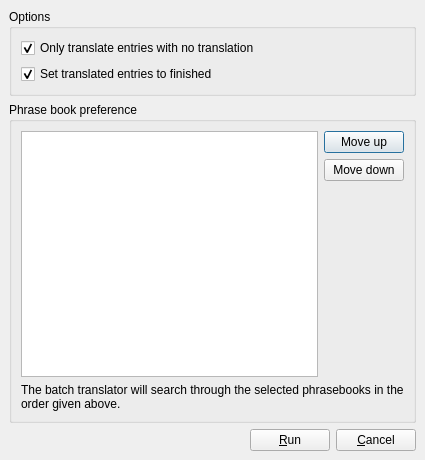
<?xml version="1.0" encoding="UTF-8"?>
<ui version="4.0">
 <comment>
* Copyright (C) 2016 The Qt Company Ltd.
* SPDX-License-Identifier: LicenseRef-Qt-Commercial OR GPL-3.0-only
</comment>
 <class>databaseTranslationDialog</class>
 <widget class="QDialog" name="databaseTranslationDialog">
  <property name="geometry">
   <rect>
    <x>0</x>
    <y>0</y>
    <width>425</width>
    <height>460</height>
   </rect>
  </property>
  <property name="windowTitle">
   <string>Qt Linguist - Batch Translation</string>
  </property>
  <layout class="QVBoxLayout">
   <property name="spacing">
    <number>6</number>
   </property>
   <property name="margin" stdset="0">
    <number>9</number>
   </property>
   <item>
    <widget class="QGroupBox" name="groupBox">
     <property name="sizePolicy">
      <sizepolicy hsizetype="Preferred" vsizetype="Maximum">
       <horstretch>0</horstretch>
       <verstretch>0</verstretch>
      </sizepolicy>
     </property>
     <property name="title">
      <string>Options</string>
     </property>
     <layout class="QVBoxLayout">
      <property name="spacing">
       <number>6</number>
      </property>
      <property name="margin" stdset="0">
       <number>9</number>
      </property>
      <item>
       <widget class="QCheckBox" name="ckOnlyUntranslated">
        <property name="text">
         <string>Only translate entries with no translation</string>
        </property>
        <property name="checked">
         <bool>true</bool>
        </property>
       </widget>
      </item>
      <item>
       <widget class="QCheckBox" name="ckMarkFinished">
        <property name="text">
         <string>Set translated entries to finished</string>
        </property>
        <property name="checked">
         <bool>true</bool>
        </property>
       </widget>
      </item>
     </layout>
    </widget>
   </item>
   <item>
    <widget class="QGroupBox" name="groupBox_2">
     <property name="sizePolicy">
      <sizepolicy hsizetype="Preferred" vsizetype="Minimum">
       <horstretch>0</horstretch>
       <verstretch>0</verstretch>
      </sizepolicy>
     </property>
     <property name="title">
      <string>Phrase book preference</string>
     </property>
     <layout class="QVBoxLayout">
      <property name="spacing">
       <number>6</number>
      </property>
      <property name="margin" stdset="0">
       <number>9</number>
      </property>
      <item>
       <layout class="QHBoxLayout">
        <property name="spacing">
         <number>6</number>
        </property>
        <property name="margin" stdset="0">
         <number>0</number>
        </property>
        <item>
         <widget class="QListView" name="phrasebookList">
          <property name="uniformItemSizes">
           <bool>true</bool>
          </property>
         </widget>
        </item>
        <item>
         <layout class="QVBoxLayout">
          <property name="spacing">
           <number>6</number>
          </property>
          <property name="margin" stdset="0">
           <number>0</number>
          </property>
          <item>
           <widget class="QPushButton" name="moveUpButton">
            <property name="text">
             <string>Move up</string>
            </property>
           </widget>
          </item>
          <item>
           <widget class="QPushButton" name="moveDownButton">
            <property name="text">
             <string>Move down</string>
            </property>
           </widget>
          </item>
          <item>
           <spacer>
            <property name="orientation">
             <enum>Qt::Orientation::Vertical</enum>
            </property>
            <property name="sizeHint" stdset="0">
             <size>
              <width>20</width>
              <height>40</height>
             </size>
            </property>
           </spacer>
          </item>
         </layout>
        </item>
       </layout>
      </item>
      <item>
       <widget class="QLabel" name="label">
        <property name="text">
         <string>The batch translator will search through the selected phrasebooks in the order given above.</string>
        </property>
        <property name="wordWrap">
         <bool>true</bool>
        </property>
       </widget>
      </item>
     </layout>
    </widget>
   </item>
   <item>
    <layout class="QHBoxLayout">
     <property name="spacing">
      <number>6</number>
     </property>
     <property name="margin" stdset="0">
      <number>0</number>
     </property>
     <item>
      <spacer>
       <property name="orientation">
        <enum>Qt::Orientation::Horizontal</enum>
       </property>
       <property name="sizeHint" stdset="0">
        <size>
         <width>40</width>
         <height>20</height>
        </size>
       </property>
      </spacer>
     </item>
     <item>
      <widget class="QPushButton" name="runButton">
       <property name="text">
        <string>&amp;Run</string>
       </property>
      </widget>
     </item>
     <item>
      <widget class="QPushButton" name="cancelButton">
       <property name="text">
        <string>&amp;Cancel</string>
       </property>
      </widget>
     </item>
    </layout>
   </item>
  </layout>
 </widget>
 <resources/>
 <connections/>
</ui>
